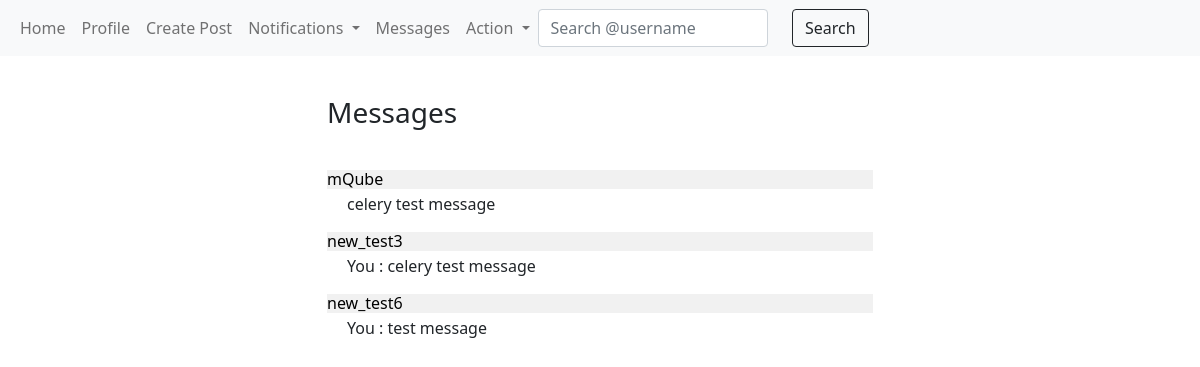
Page /messages/ (signed in) on the committed database.
### Messages/models.py (models this page shows)
class InboxAlert(models.Model):
    receiver = models.ForeignKey(User, on_delete=models.CASCADE, related_name='received_from')
    sender = models.ForeignKey(User, on_delete=models.CASCADE, related_name='sent_to')
    alert = models.BooleanField(default=True)
    last_alert = models.DateTimeField(auto_now=True)
    message = models.CharField(max_length=100, default='')
    class Meta:
        ordering = ('-last_alert',)

### Messages/views.py (the view)
# urls.py: path('', views.deport, name='deport'),
def deport(req):
    return render(req, template_name='Messages/deport.html', context={})

### Posts/templatetags/custom_filter.py (called while the page is built)
@register.filter
def unread_count(notifications):
    unread = notifications.filter(unread=True).count()
    return unread

@register.filter
def alert(inbox_alert):
    if inbox_alert.filter(alert=True):
        return True
    return False

### Profile/models.py (called while the page is built)
    def __str__(self):
        return f'{self.notifier} {self.notification}.'

### templates/Messages/deport.html (shortened to what this page needs)
{% extends 'base.html' %}
{% block body %}
    <div class="row">
        <div class="offset-sm-3 col-sm-6">
            <h3 style="margin-bottom: 40px;">Messages</h3>
            {% for inbox in user.received_from.all %}
                <a style="text-decoration: none; color: #000;" href="{% url 'messages:inbox' username=inbox.sender %}"><h6 style="background-color: rgb(241, 241, 241);">{{inbox.sender}}
                </h6></a>
                <p style="padding-left: 20px; margin-top: -5px;">{{inbox.message}}</p>
            {% endfor %}
        </div>
    </div>
{% endblock %}

### rows in the picture
InboxAlert: sender "mQube", message "celery test message"
InboxAlert: sender "new_test3", message "You : celery test message"
InboxAlert: sender "new_test6", message "You : test message"
